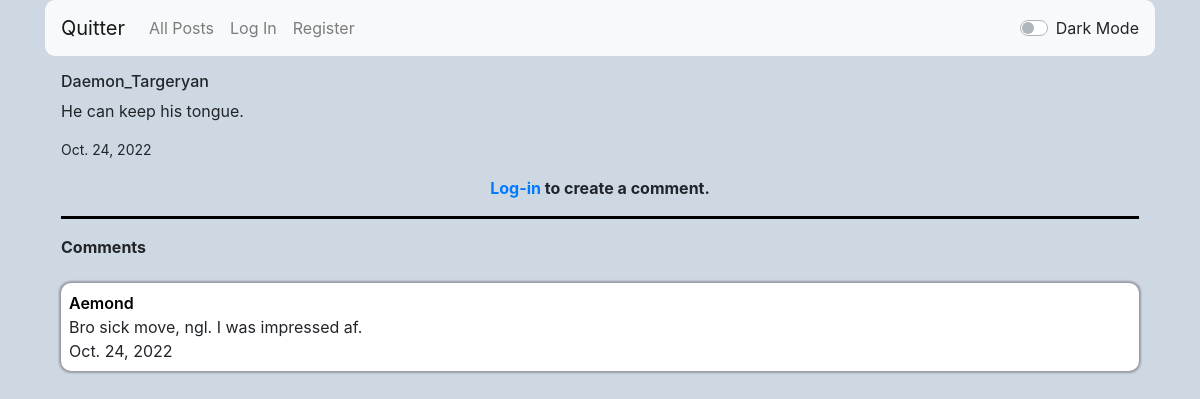
The app's page /30/comments with its own data.
### network/models.py (models this page shows)
class Post(models.Model):
    post = models.TextField()
    creator = models.CharField(max_length=64, blank=False)
    created = models.DateField(auto_now_add=False, auto_now=False, default=timezone.now)
    likes_count = models.PositiveIntegerField(default=0)
    likes = models.ManyToManyField(User, blank=True, related_name="likes")

class Comment(models.Model):
    comment = models.TextField()
    creator = models.CharField(max_length=64, blank=False)
    created = models.DateField(auto_now_add=False, auto_now=False, default=timezone.now)
    original_post = models.PositiveIntegerField()

### network/views.py (the view)
# urls.py: path("<int:id>/comments", views.comments, name="comments"),
def comments(request, id):
    post = Post.objects.filter(id=id).values().get()
    try:
        comments = Comment.objects.filter(original_post=id).values()
    except Comment.DoesNotExist:
        comments = None
    return render(request, "network/comments.html",{
        "post" : post,
        "comments" : comments,
    })
    pass

### network/templates/network/comments.html
{% extends "network/layout.html" %}
{% block body %}
    <h6>{{ post.creator }}</h6>
    <p>{{ post.post }}</p>
    <p style="font-size: 14px">{{ post.created }}</p>
    {% if user.is_authenticated %}
    <form action="{% url 'create_comment' post.id %}" method="POST">
        {% csrf_token %}
        <textarea style="height: 30px; width: 100%; padding: 0.2%" id="textarea_id" class="textarea_light" name="comment" placeholder="Add a comment" required></textarea>
        <br>
        <input class="btn-sm btn-primary" style="width: 100%; text-align: center; padding-top: 0px" type="submit" value="Comment">
        <hr class="hr_light" id="hr">
    </form>
    {% else %}
        <strong class="center"><p><a class="center" href="{% url 'login' %}">Log-in</a> to create a comment.</p></strong>
        <hr class="hr_light" id="hr">
    {% endif %}
    {% if not comments %}
        <strong>No comments yet. Be the first to comment something!</strong>
    {% else %}
        <strong>Comments</strong>
    {% endif %}
    <br>
    <br>
    {% for comment in comments %}
    <div class="eachpost" id="post_box">
        <strong><a class="link_light link_class" href="{% url 'profile' comment.creator %}">{{ comment.creator }}</a></strong>
        <br>
        {{ comment.comment }}
        <br>
        {{ comment.created }}
    </div>
    <br>
    {% endfor %}
{% endblock %}

### network/static/network/styles.css (style rules this page uses)
.center { text-align: center; }
.eachpost { background-color:white; padding: 0.5rem; border-radius: 10px; box-shadow: 0px 0px 2px 2px rgb(154, 154, 164); }
.container { background-color: rgb(206, 216, 226); }
.link_light { color: black; font-weight: 600; }
.hr_light { border-top: 3px solid black; }

### records on screen
Post: creator "Daemon_Targeryan", post "He can keep his tongue.", created "Oct. 24, 2022"
Comment: creator "Aemond", comment "Bro sick move, ngl. I was impressed af.", created "Oct. 24, 2022"
